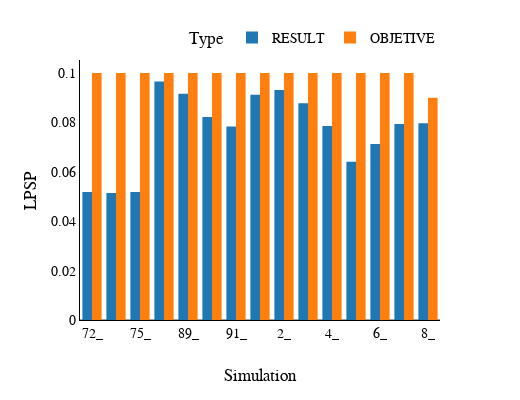

Notebook cell for this chart:
### Code cell
fig = px.bar(df_lpsp.drop_duplicates(),
             x='id_simulacion',
             y='lpsp',color='Type',template="ygridoff",width=520,barmode='group',
              height=400)
fig.update_yaxes(nticks=8)
fig.update_xaxes(nticks=10)
fig.update_xaxes(title_text='Simulation')
fig.update_yaxes(title_text='LPSP')
fig.update_xaxes(showline=True, linecolor='black')
fig.layout.update(showlegend=True) 
fig.update_yaxes(showline=True, linecolor='black')
fig.update_layout(
    font_family="Times New Roman",
    title_font_family="Times New Roman",
    font_size=14
    ,
    font_color="black",
        legend=dict(
    orientation="h",
    yanchor="bottom",
    y=1.02,
    xanchor="right",
    x=1,
        font_size=14)
       
)

fig.show()

fig.write_image("lpsp_vs_lpsp_result.eps")

### Figure 1 — Plotly figure (JSON) as saved in the notebook; plotly's stock layout.template omitted (floating-point values rounded to 4 significant figures)
{"data": [{"alignmentgroup": "True", "hovertemplate": "Type=RESULT<br>id_simulacion=%{x}<br>lpsp=%{y}<extra></extra>", "legendgroup": "RESULT", "marker": {"color": "#1F77B4"}, "name": "RESULT", "offsetgroup": "RESULT", "orientation": "v", "showlegend": true, "textposition": "auto", "type": "bar", "x": ["72_", "73_", "75_", "87_", "89_", "90_", "91_", "1_", "2_", "3_", "4_", "5_", "6_", "7_", "8_"], "xaxis": "x", "y": [0.0518, 0.0514, 0.0518, 0.0966, 0.0916, 0.0822, 0.0783, 0.0912, 0.0931, 0.0878, 0.0785, 0.0641, 0.0713, 0.0794, 0.0797], "yaxis": "y"}, {"alignmentgroup": "True", "hovertemplate": "Type=OBJETIVE<br>id_simulacion=%{x}<br>lpsp=%{y}<extra></extra>", "legendgroup": "OBJETIVE", "marker": {"color": "#FF7F0E"}, "name": "OBJETIVE", "offsetgroup": "OBJETIVE", "orientation": "v", "showlegend": true, "textposition": "auto", "type": "bar", "x": ["72_", "73_", "75_", "87_", "89_", "90_", "91_", "1_", "2_", "3_", "4_", "5_", "6_", "7_", "8_"], "xaxis": "x", "y": [0.1, 0.1, 0.1, 0.1, 0.1, 0.1, 0.1, 0.1, 0.1, 0.1, 0.1, 0.1, 0.1, 0.1, 0.09], "yaxis": "y"}], "layout": {"barmode": "group", "font": {"color": "black", "family": "Times New Roman", "size": 14}, "height": 400, "legend": {"font": {"size": 14}, "orientation": "h", "title": {"text": "Type"}, "tracegroupgap": 0, "x": 1, "xanchor": "right", "y": 1.02, "yanchor": "bottom"}, "margin": {"t": 60}, "showlegend": true, "title": {"font": {"family": "Times New Roman"}}, "width": 520, "xaxis": {"anchor": "y", "domain": [0, 1], "linecolor": "black", "nticks": 10, "showline": true, "title": {"text": "Simulation"}}, "yaxis": {"anchor": "x", "domain": [0, 1], "linecolor": "black", "nticks": 8, "showline": true, "title": {"text": "LPSP"}}}}
